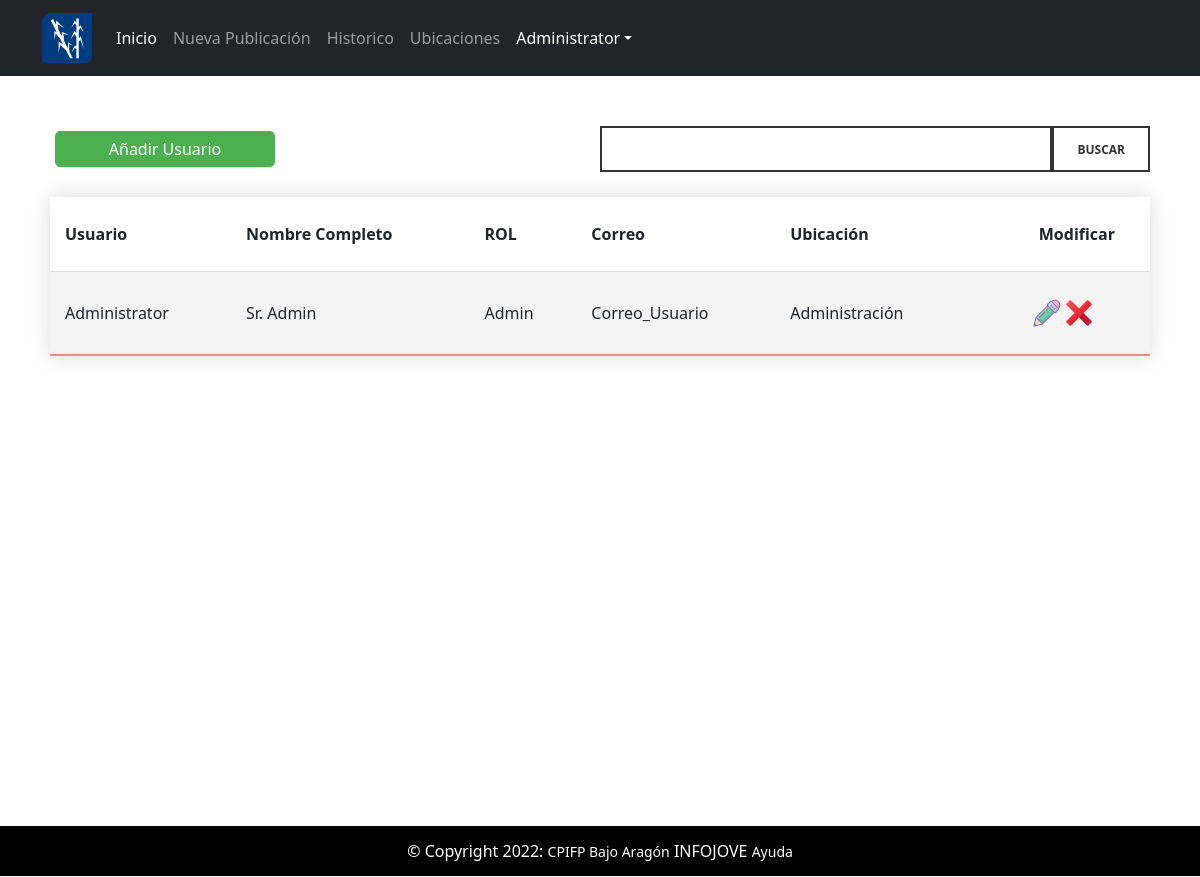
The app's page /reto/listaUsers (signed in) with its own data.
### tables this page shows
CREATE TABLE `Usuario` (
  `ID_Usuario` int NOT NULL,
  `Nom_Usuario` varchar(15) NOT NULL,
  `Nombre_Completo` varchar(255) NOT NULL,
  `Pass_user` char(255) NOT NULL,
  `ID_Rol` int NOT NULL,
  `ID_Departamento` int NOT NULL,
  `Correo_Usuario` varchar(30) NOT NULL
);

CREATE TABLE `Rol` (
  `ID_Rol` int NOT NULL,
  `Nombre` varchar(30) NOT NULL
);

CREATE TABLE `Departamento` (
  `ID_Departamento` int NOT NULL,
  `Nombre` varchar(50) NOT NULL
);

### reto/listaUsers.php (the view, shortened to what this page needs)
<!DOCTYPE html>
<html lang="es">
  <head>
      <link rel="stylesheet" href="css/estilos.css">
      <link rel="stylesheet" href="css/formulario.css">
      <link rel="stylesheet" href="https://cdn.jsdelivr.net/npm/bootstrap@5.1.0/dist/css/bootstrap.min.css">
  </head>
<body>
<nav class="navbar navbar-expand-lg navbar-dark bg-dark static-top">
    <div class="container">
      <a class="navbar-brand" href="pagina">
        <img src="images/logo.png" height="50px">
      </a>
      <div class="collapse navbar-collapse" id="navbarSupportedContent">
        <ul class="navbar-nav">
          <li class="nav-item">
            <a class="nav-link active" aria-current="pagina" href="pagina">Inicio</a>
          </li>
          <li class="nav-item">
            <a class="nav-link" href="formulario">Nueva Publicación</a>
          </li>
          <?php
if (isset($_SESSION["rol"]) && $_SESSION["rol"]==3) {
}else{
  echo '<li class="nav-item">';
  echo '<a class="nav-link" href="historico">Historico</a>';
  echo '</li>';
  echo '<li class="nav-item">';
  echo  '<a class="nav-link" href="departamentos">Ubicaciones</a>';
  echo '</li>';
}
?>
  <li class="nav-item dropdown">
  <a class="nav-link dropdown-toggle active"  role="button" data-bs-toggle="dropdown" aria-expanded="true">
    <?php
    echo $_SESSION["nombre"];
    echo '</a>';
  if (isset($_SESSION["rol"]) && $_SESSION["rol"]==3) {
    echo '<ul class="dropdown-menu dropdown-menu-end" aria-labelledby="navbarDropdown">';
    echo  '<li><a class="dropdown-item" href="perfil">Perfil</a></li>';
    echo  '<li><a class="dropdown-item" href="cerrarsesion">Cerrar Sesión</a></li>';
    echo '</ul>';
  } else {
    echo  '</li>';
    echo '</ul>';
  }
  ?>
      </div>
    </div>
  </nav>
    <div class="pagina">
    <div class="buscador">
              <form action="buscadorUsuario" method="POST">
                <input type="text" name="texto" id="texto">
                <input id="buscar" type="submit" name="search" id="search" value="BUSCAR">
              </form>
            </div>
            <button id="add-btn" onclick="window.modal.showModal();">Añadir Usuario</button>
                <?php
                  $usuario = 'root';
                  $password = 'Admin1234';
                  $db = new PDO('mysql:host=localhost;dbname=Prueba2', $usuario, $password);
                  $query = $db->prepare("SELECT ID_Usuario, Nom_Usuario, Nombre_Completo, Rol.Nombre as Nombre_Rol, Correo_Usuario,Departamento.Nombre as Nombre_Departamento FROM Usuario, Departamento, Rol WHERE Usuario.ID_Rol=Rol.ID_Rol and Usuario.ID_Departamento=Departamento.ID_Departamento;");
                  $query->execute();
                  $data = $query->fetchAll();
                  echo '<div class="tabla-gestion"> <table>';
                  echo '<tr><th>Usuario</th><th>Nombre Completo</th><th>ROL</th><th>Correo</th><th>Ubicación</th><th>Modificar</th></tr>';
                  foreach ($data as $valores):
                    echo '<tr><td>'. $valores['Nom_Usuario'] .'</td><td>'. $valores['Nombre_Completo'] .'</td><td>'. $valores['Nombre_Rol'] .'</td><td>'. $valores['Correo_Usuario'] .'</td><td>'. $valores['Nombre_Departamento'] .'</td><td><a href="UsuarioEditar.php?id='.$valores["ID_Usuario"].'"><img src="img/icons8-lápiz-64.png" class="gest-icons" ></a><a onclick="confirmar(event)" href="borrarUsuario.php?id='.$valores["ID_Usuario"].'"><img src="images/icons8-eliminar-96.png" class="gest-icons"></a></td></tr>';
                  endforeach;
                  echo '</table></div>';
                ?>
     <div class="pie-de-pagina">
      <footer>
      © Copyright 2022:
      <a href="https://cpifpbajoaragon.com">CPIFP Bajo Aragón</a>
      INFOJOVE
      <a href="img/manual.pdf">Ayuda</a>
      </footer>
    </div>
  </div>
</body>
</html>

### reto/css/estilos.css (style rules this page uses)
html, body { margin:0; padding:0; height: 100%; }
.pagina a { text-decoration: none; color: inherit; font-size: 14px; }
.pie-de-pagina { text-align: center; height:50px; line-height:50px; background:black; color:white; text-align:center; position:absolute; bottom:0; left:0; width:100%; margin-bottom: 0px; }
.pagina { padding: 50px; position: relative; min-height: 100%; }
.tabla-gestion table { border-collapse: collapse; margin: 25px 0; font-size: 1em; width:100% ; box-shadow: 0 0 20px rgba(0, 0, 0, 0.15); }
.tabla-gestion th, td { padding:25px 15px; }
.tabla-gestion td:last-child { float: right; margin-right: 40px; }
.tabla-gestion th:last-child { float: right; margin-right: 20px; }
.tabla-gestion tbody tr { border-bottom: 1px solid #dddddd; }
.tabla-gestion tbody tr:nth-of-type(even) { background-color: #f3f3f3; }
.tabla-gestion tbody tr:last-of-type { border-bottom: 2px solid #e59285; }
.tabla-historico th, td { padding:25px 15px; }
#add-btn { margin:5px; padding: 5px; border-radius: 5px; border: 1px solid #4caf50; background-color: #4caf50; width: 20%; color:#ffffff; }
.buscador form { text-align: center; display: flex; flex-wrap: nowrap; justify-content: flex-start; align-items: stretch; align-content: stretch; flex: row; width: 50%; height: 50px; padding: 0px; float:right; }
.buscador input[type=text] { order: 1; margin:auto; padding: auto; height: 46px; margin-top: 0px; width: 100%; background: rgba(0, 0, 0, 0) none repeat scroll 0 0; border: 2px solid #333; box-shadow: none; }
.buscador input[type=submit] { order: 2; width: 20%; height: 46px; border-radius: 0px; background: rgba(0, 0, 0, 0) none repeat scroll 0 0; border: 2px solid #333; box-shadow: none; color: #333; display: inline-block; font-size: 12px; font-weight: 700; line-height: 34px; padding: 2px 20px 0; text-shadow: none; text-transform: uppercase; transition: all 0.4s ease 0s; }
.gest-icons { height: 32px; }
#publi th, td { padding:25px 15px; }

### reto/css/formulario.css (style rules this page uses)
html, body { margin:0; padding:0; height:100%; }
input[type=text] { border: 1px solid #e1e1e1; border-radius: 0; height: 42px; padding: 0 15px; width: 100%; outline: none; }
.pagina { padding: 50px; position: relative; min-height: 100%; }
.pie-de-pagina { text-align: center; height:50px; line-height:50px; background:black; color:white; text-align:center; position:absolute; bottom:0; left:0; width:100%; margin-bottom: 0px; }

### records on screen
usuario: Nom_Usuario "Administrator", Nombre_Completo "Sr. Admin", ID_Rol.Nombre "Admin", Correo_Usuario "Correo_Usuario", ID_Departamento.Nombre "Administración"

### other values on screen
$_SESSION["nombre"] "Administrator"
